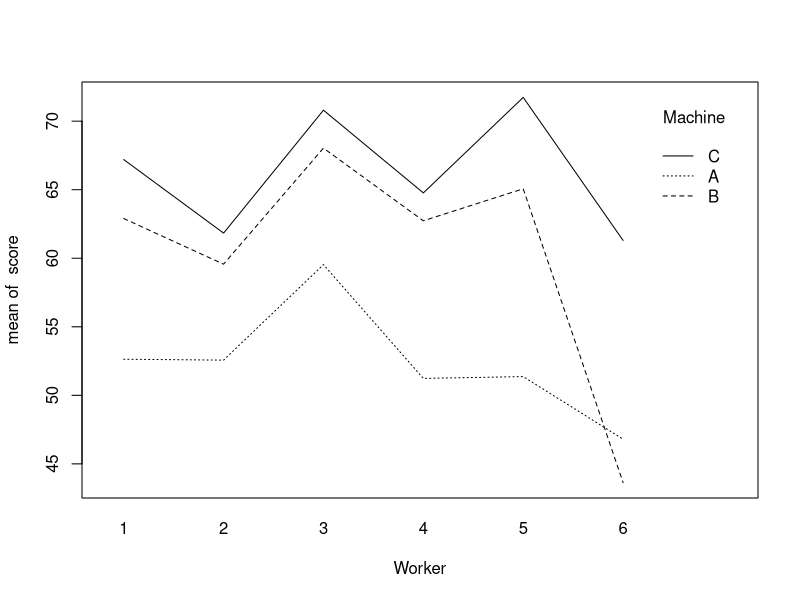
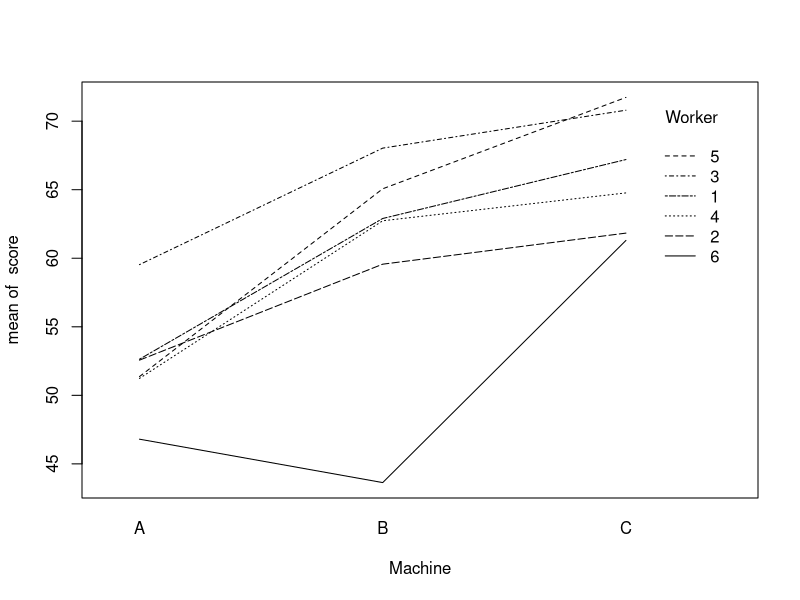
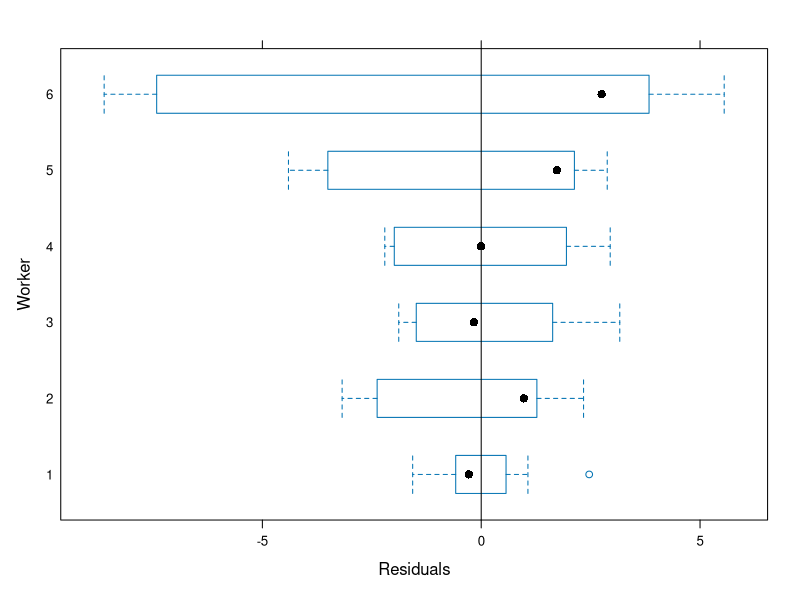
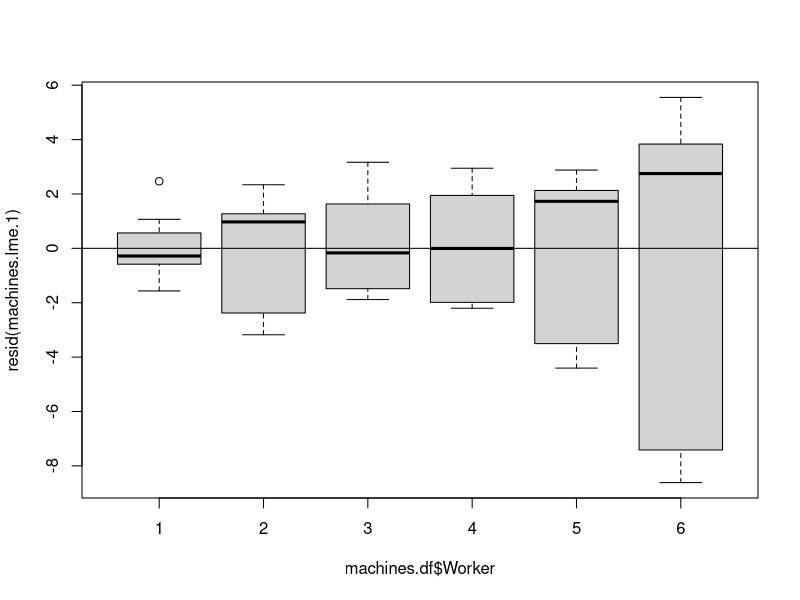
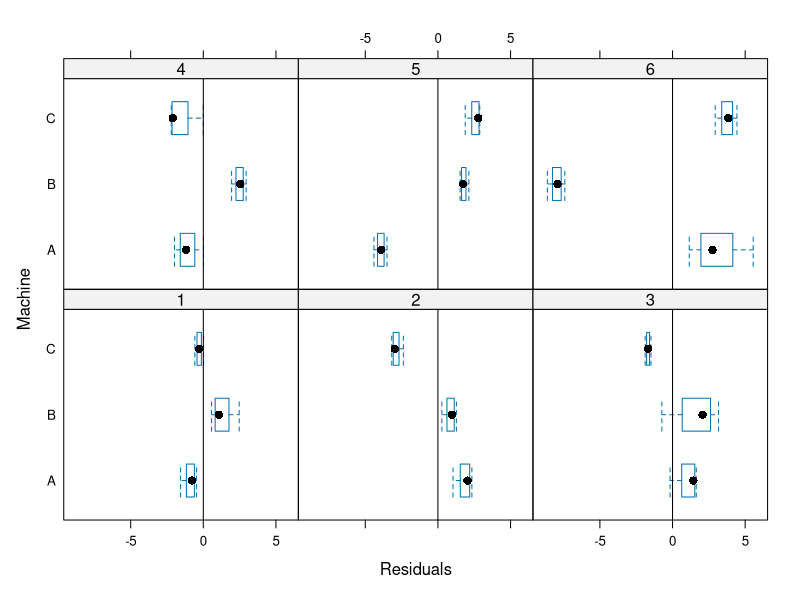
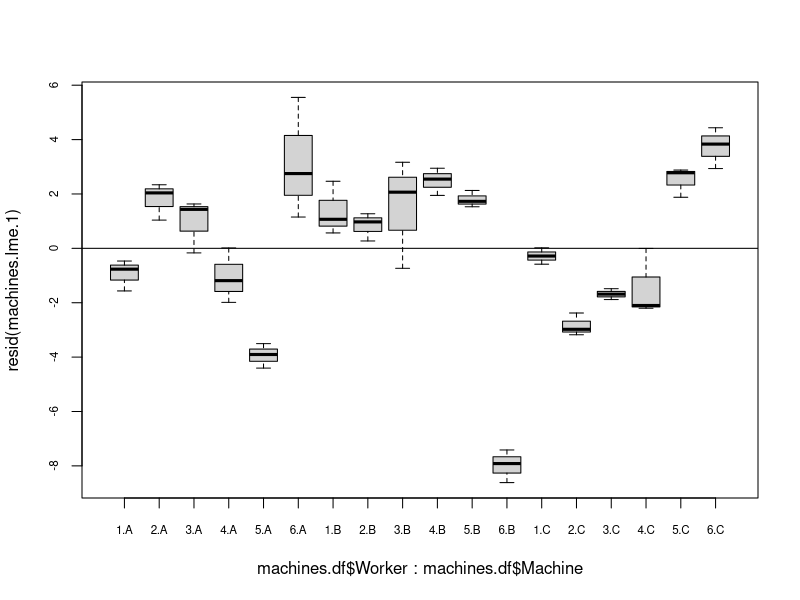
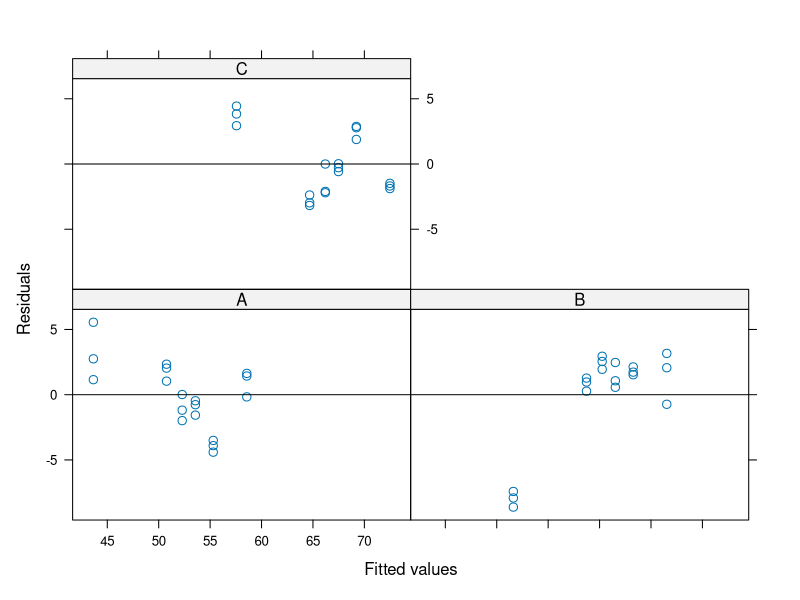

The R script that drew these images, in order:
library(nlme)

# create a data frame from the grouped data object, omitting the ordering of workers
machines.df <- data.frame(Machines)
machines.df$Worker <- factor(as.numeric(levels(machines.df$Worker))[machines.df$Worker], ordered = FALSE)

if (FALSE) {
postscript(file = "U:/vock/lehre/mixed_models/tex/machines.eps", onefile=TRUE,
  paper="special", width=7, height=5, family="Times", horizontal=FALSE)
par(oma=c(0,0,0,0), mar=c(3,3,0.2,0.2), mgp=c(1.8, 0.7, 0), cex=1.2)
plot(as.numeric(machines.df$Worker), machines.df$score, pch=as.numeric(machines.df$Machine), xlab='Worker', ylab='Productivity score')
legend('bottomleft', pch=1:3, paste('Machine', levels(machines.df$Machine)))
dev.off()
}

# interaction plot - two possibilities
with(machines.df, interaction.plot(Worker, Machine, score))
with(machines.df, interaction.plot(Machine, Worker, score))
if (FALSE) {
postscript(file = "U:/vock/lehre/mixed_models/tex/machines.interaction.eps", onefile=TRUE,
  paper="special", width=7, height=5, family="Times", horizontal=FALSE)
par(oma=c(0,0,0,0), mar=c(3,3,0.2,0.2), mgp=c(1.8, 0.7, 0), cex=1.2)
with(machines.df, interaction.plot(Worker, Machine, score, lwd=2, legend=FALSE))
legend('bottomleft', lty=c(3, 2, 1), lwd=2, paste('Machine', c('A', 'B', 'C')))
dev.off()
}

# model without interaction
machines.lme.1 <- lme(score ~ Machine, random = ~ 1 | Worker, data=machines.df)
summary(machines.lme.1)
# results in the book are based on Helmert contrasts:
machines.lme.1.helmert <- lme(score ~ Machine, random = ~ 1 | Worker, contrasts=list(Machine=contr.helmert), data=machines.df)
machines.lme.1.helmert

# model with general interaction for Machine x Worker
machines.lme.3 <- lme(score ~ Machine, random = ~ Machine - 1 | Worker, data=machines.df)
summary(machines.lme.3)
# results in the book are based on Helmert contrasts:
machines.lme.3.helmert <- lme(score ~ Machine, random = ~ Machine - 1 | Worker, data=machines.df, contrasts=list(Machine=contr.helmert))
summary(machines.lme.3.helmert)
# models are equivalent:
fitted.values(machines.lme.3)-fitted.values(machines.lme.3.helmert)
ranef(machines.lme.3)-ranef(machines.lme.3.helmert)


library(lme4)
machines.lmer.1 <- lmer(score ~ Machine + (1 | Worker), data=machines.df)
machines.lmer.1
machines.lmer.3 <- lmer(score ~ Machine + (Machine - 1 | Worker), data=machines.df)
machines.lmer.3  # slightly different estimate of sd compared to lme
detach(package:lme4)


# two-level model - less general interaction
machines.lme.2 <- lme(score ~ Machine, random = ~ 1 | Worker/Machine, data=machines.df)
# equivalent:     lme(score ~ Machine, random = list(Worker = ~ 1, Machine = ~ 1), data=machines.df)
machines.lme.2

library(lme4)
machines.lmer.2 <- lmer(score ~ Machine + (1 | Worker/Machine), data=machines.df)
machines.lmer.2
# or: lmer(score ~ Machine + (1 | Worker) + (1 | Machine:Worker), data=machines.df)
detach(package:lme4)


# LRT
anova(machines.lme.1, machines.lme.2, machines.lme.3)

library(lme4)
anova(machines.lmer.1, machines.lmer.2, machines.lmer.3) # switches to ML estimation
anova(machines.lmer.1, machines.lmer.2, machines.lmer.3, refit=FALSE)
detach(package:lme4)

anova(machines.lme.1, machines.lme.3) # direct comparison, not included above


# conditional t and F tests
summary(machines.lme.2)
anova(machines.lme.2, type='marginal')
anova(machines.lme.2)  # sequential

# LRT for effects of Machine (not recommended)
machines.lme.2.ml <- lme(score ~ Machine, random = ~ 1 | Worker/Machine, 
  method='ML', data=machines.df)
machines.lme.2.0.ml <- lme(score ~ 1, random = ~ 1 | Worker/Machine, 
  method='ML', data=machines.df)
anova(machines.lme.2.0.ml, machines.lme.2.ml)

# conditional F test in the more general model
anova(machines.lme.3)  # sequential


# lme4 / lmerTest
library(lme4)
summary(machines.lmer.2)  # t statistics, but no degrees of freedom / p values
library(lmerTest)
# refit the model after loading lmerTest:
machines.lmer.2 <- lmer(score ~ Machine + (1 | Worker/Machine), data=machines.df)
summary(machines.lmer.2)  # df, p value added (Satterthwaite)
summary(machines.lmer.2, ddf='Kenward-Roger')
anova(machines.lmer.2)
drop1(machines.lmer.2)
machines.lmer.3 <- lmer(score ~ Machine + (Machine - 1 | Worker), data=machines.df)
drop1(machines.lmer.3)
drop1(machines.lmer.3, ddf='Kenward-Roger')
detach(package:lmerTest)
detach(package:lme4)




# confidence intervals
intervals(machines.lme.1)
intervals(machines.lme.2)
intervals(machines.lme.3)

library(lme4)
confint(machines.lmer.1)
confint(machines.lmer.2)
confint(machines.lmer.2, oldNames=FALSE) # easier to interpret
confint(machines.lmer.3, oldNames=FALSE)
confint(machines.lmer.3, method='Wald') # for fixed effects only
confint(machines.lmer.3, method='boot')
detach(package:lme4)



# within-group residuals
plot(machines.lme.1, Worker ~ resid(.), abline=0)
boxplot(resid(machines.lme.1) ~ machines.df$Worker)
abline(h=0)

plot(machines.lme.1, Machine ~ resid(.) | Worker, abline=0)
boxplot(resid(machines.lme.1) ~ machines.df$Worker * machines.df$Machine, cex.axis=0.7)
abline(h=0)


plot(machines.lme.1, resid(.) ~ fitted(.) | Machine, abline=0, grid=FALSE)




# obtain the two-level model by restrictions on Psi

VarCorr(machines.lme.2)

machines.lme.2a <- lme(score ~ Machine, 
  random = list(Worker = pdBlocked(list(pdIdent(~ 1), pdIdent(~ Machine - 1)))),
  data=machines.df)
VarCorr(machines.lme.2a)

machines.lme.2b <- lme(score ~ Machine, 
  random = list(Worker = pdCompSymm(~ Machine - 1)), data=machines.df)
VarCorr(machines.lme.2b)
